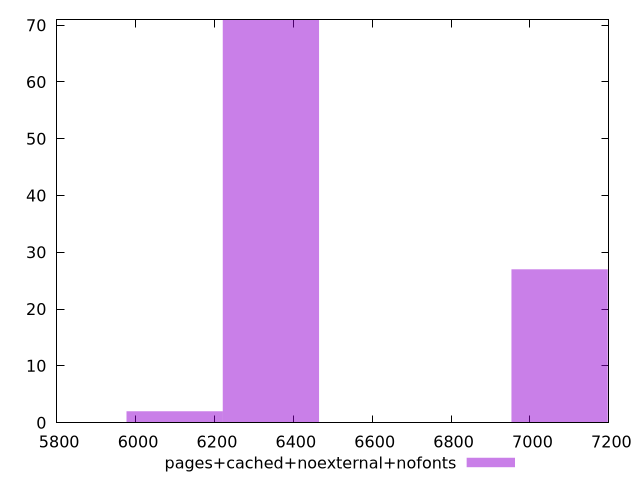

Write gnuplot code to recreate this figure.
$_pagesCachedNoexternalNofonts <<EOF
6343.179337492864 71
7075.084645665118 27
6099.210901435446 2
EOF
set key outside below
set terminal pngcairo
set output "report_00006_2020-11-02T20-21-41.718Z/largest-contentful-paint/pages+cached+noexternal+nofonts//raw_hist.png"
set yrange [0:71]
set boxwidth 243.96843605741785
set style fill transparent solid 0.5 noborder
plot $_pagesCachedNoexternalNofonts title "pages+cached+noexternal+nofonts" with boxes ,
